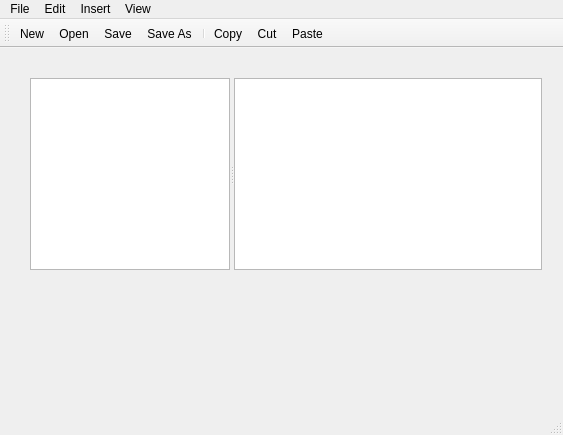
<?xml version="1.0" encoding="UTF-8"?>
<ui version="4.0">
 <class>MainWindow</class>
 <widget class="QMainWindow" name="MainWindow">
  <property name="geometry">
   <rect>
    <x>0</x>
    <y>0</y>
    <width>563</width>
    <height>435</height>
   </rect>
  </property>
  <property name="windowTitle">
   <string>MainWindow</string>
  </property>
  <widget class="QWidget" name="centralwidget">
   <widget class="QSplitter" name="splitter">
    <property name="geometry">
     <rect>
      <x>30</x>
      <y>30</y>
      <width>512</width>
      <height>192</height>
     </rect>
    </property>
    <property name="orientation">
     <enum>Qt::Horizontal</enum>
    </property>
    <widget class="QListWidget" name="listWidget">
     <property name="maximumSize">
      <size>
       <width>200</width>
       <height>16777215</height>
      </size>
     </property>
    </widget>
    <widget class="QPlainTextEdit" name="plainTextEdit"/>
   </widget>
  </widget>
  <widget class="QMenuBar" name="menubar">
   <property name="geometry">
    <rect>
     <x>0</x>
     <y>0</y>
     <width>563</width>
     <height>22</height>
    </rect>
   </property>
   <widget class="QMenu" name="menuFile">
    <property name="title">
     <string>File</string>
    </property>
    <addaction name="actionNew"/>
    <addaction name="actionOpen"/>
    <addaction name="actionSave"/>
    <addaction name="actionSave_As"/>
    <addaction name="separator"/>
    <addaction name="actionExit"/>
   </widget>
   <widget class="QMenu" name="menuEdit">
    <property name="title">
     <string>Edit</string>
    </property>
    <addaction name="actionCopy"/>
    <addaction name="actionCut"/>
    <addaction name="actionPaste"/>
    <addaction name="separator"/>
    <addaction name="actionSelect_All"/>
    <addaction name="actionSelect_None"/>
   </widget>
   <widget class="QMenu" name="menuInsert">
    <property name="title">
     <string>Insert</string>
    </property>
    <addaction name="actionAnimals"/>
    <addaction name="actionShapes"/>
    <addaction name="actionFood"/>
   </widget>
   <widget class="QMenu" name="menuView">
    <property name="title">
     <string>View</string>
    </property>
    <addaction name="actionToolbar_top"/>
    <addaction name="actionToolbar_bottom"/>
    <addaction name="actionToolbar_left"/>
    <addaction name="actionToolbar_right"/>
    <addaction name="separator"/>
    <addaction name="actionToolbar_floatable"/>
    <addaction name="actionToolbar_movable"/>
   </widget>
   <addaction name="menuFile"/>
   <addaction name="menuEdit"/>
   <addaction name="menuInsert"/>
   <addaction name="menuView"/>
  </widget>
  <widget class="QStatusBar" name="statusbar"/>
  <widget class="QToolBar" name="toolBar">
   <property name="windowTitle">
    <string>toolBar</string>
   </property>
   <attribute name="toolBarArea">
    <enum>TopToolBarArea</enum>
   </attribute>
   <attribute name="toolBarBreak">
    <bool>false</bool>
   </attribute>
   <addaction name="actionNew"/>
   <addaction name="actionOpen"/>
   <addaction name="actionSave"/>
   <addaction name="actionSave_As"/>
   <addaction name="separator"/>
   <addaction name="actionCopy"/>
   <addaction name="actionCut"/>
   <addaction name="actionPaste"/>
  </widget>
  <action name="actionNew">
   <property name="icon">
    <iconset resource="resources.qrc">
     <normaloff>:/files/images/new.png</normaloff>:/files/images/new.png</iconset>
   </property>
   <property name="text">
    <string>New</string>
   </property>
  </action>
  <action name="actionOpen">
   <property name="icon">
    <iconset resource="resources.qrc">
     <normaloff>:/files/images/open.png</normaloff>:/files/images/open.png</iconset>
   </property>
   <property name="text">
    <string>Open</string>
   </property>
  </action>
  <action name="actionSave">
   <property name="icon">
    <iconset resource="resources.qrc">
     <normaloff>:/files/images/save.png</normaloff>:/files/images/save.png</iconset>
   </property>
   <property name="text">
    <string>Save</string>
   </property>
  </action>
  <action name="actionSave_As">
   <property name="icon">
    <iconset resource="resources.qrc">
     <normaloff>:/files/images/saveas.png</normaloff>:/files/images/saveas.png</iconset>
   </property>
   <property name="text">
    <string>Save As</string>
   </property>
  </action>
  <action name="actionExit">
   <property name="text">
    <string>Exit</string>
   </property>
  </action>
  <action name="actionCopy">
   <property name="icon">
    <iconset resource="resources.qrc">
     <normaloff>:/files/images/copy.png</normaloff>:/files/images/copy.png</iconset>
   </property>
   <property name="text">
    <string>Copy</string>
   </property>
  </action>
  <action name="actionCut">
   <property name="icon">
    <iconset resource="resources.qrc">
     <normaloff>:/files/images/cut.png</normaloff>:/files/images/cut.png</iconset>
   </property>
   <property name="text">
    <string>Cut</string>
   </property>
  </action>
  <action name="actionPaste">
   <property name="icon">
    <iconset resource="resources.qrc">
     <normaloff>:/files/images/paste.png</normaloff>:/files/images/paste.png</iconset>
   </property>
   <property name="text">
    <string>Paste</string>
   </property>
  </action>
  <action name="actionSelect_All">
   <property name="icon">
    <iconset resource="resources.qrc">
     <normaloff>:/files/images/selectall.png</normaloff>:/files/images/selectall.png</iconset>
   </property>
   <property name="text">
    <string>Select All</string>
   </property>
  </action>
  <action name="actionSelect_None">
   <property name="icon">
    <iconset resource="resources.qrc">
     <normaloff>:/files/images/selectnone.png</normaloff>:/files/images/selectnone.png</iconset>
   </property>
   <property name="text">
    <string>Select None</string>
   </property>
  </action>
  <action name="actionAnimals">
   <property name="text">
    <string>Animals</string>
   </property>
  </action>
  <action name="actionShapes">
   <property name="text">
    <string>Shapes</string>
   </property>
  </action>
  <action name="actionFood">
   <property name="text">
    <string>Food</string>
   </property>
  </action>
  <action name="actionToolbar_top">
   <property name="text">
    <string>Toolbar top</string>
   </property>
  </action>
  <action name="actionToolbar_bottom">
   <property name="text">
    <string>Toolbar bottom</string>
   </property>
  </action>
  <action name="actionToolbar_left">
   <property name="text">
    <string>Toolbar left</string>
   </property>
  </action>
  <action name="actionToolbar_right">
   <property name="text">
    <string>Toolbar right</string>
   </property>
  </action>
  <action name="actionToolbar_floatable">
   <property name="checkable">
    <bool>true</bool>
   </property>
   <property name="text">
    <string>Toolbar floatable</string>
   </property>
  </action>
  <action name="actionToolbar_movable">
   <property name="checkable">
    <bool>true</bool>
   </property>
   <property name="text">
    <string>Toolbar movable</string>
   </property>
  </action>
 </widget>
 <resources>
  <include location="resources.qrc"/>
 </resources>
 <connections/>
</ui>
